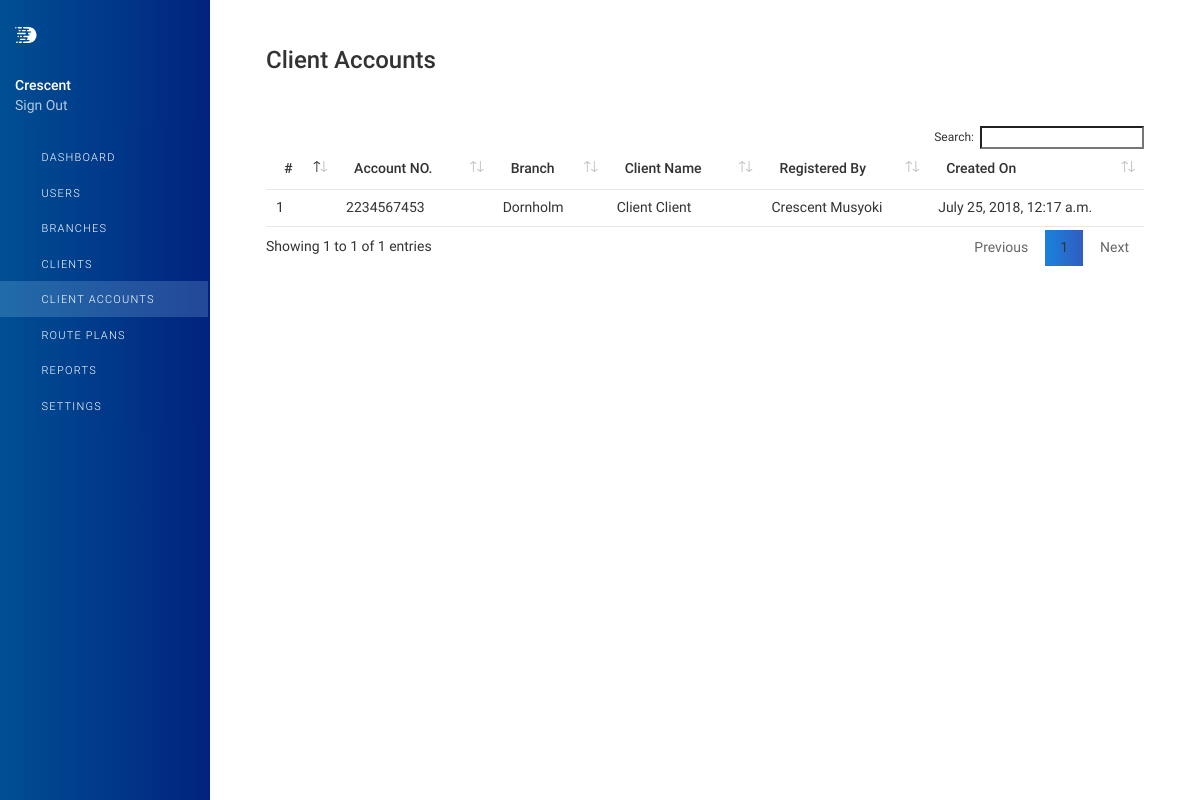
The page /clients/accounts/ (signed in) on the database its author committed.
### dashcodrf/models.py (models this page shows, shortened)
class Account(models.Model):
    client = models.ForeignKey(Client, on_delete=models.CASCADE)
    branch = models.ForeignKey(Branch, on_delete=models.CASCADE)
    account_number = models.IntegerField(unique=True)
    created_by = models.ForeignKey(User, models.CASCADE, related_name='opened_by')
    added_on = models.DateTimeField(auto_now_add=True)
    status = models.BooleanField(default=True)
    slug = models.SlugField(max_length=128, db_index=True)

class Branch(models.Model):
    name = models.CharField(max_length=55, unique=True)
    created_by = models.ForeignKey(User, models.CASCADE)
    added_on = models.DateTimeField(auto_now_add=True)
    status = models.BooleanField(default=True)
    slug = models.SlugField(max_length=128, db_index=True)

class Client(models.Model):
    first_name = models.CharField(max_length=15)
    last_name = models.CharField(max_length=15)
    phone_number = models.CharField(max_length=12, unique=True)
    email = models.CharField(max_length=128, unique=True)
    dob = models.DateField()
    national_id = models.IntegerField(unique=True)
    added_on = models.DateTimeField(auto_now_add=True)
    status = models.BooleanField(default=True)
    slug = models.SlugField(max_length=128, db_index=True)

### dashcodrf/views.py (the view)
# urls.py: path('clients/accounts/', Accounts.as_view(), name='clients_accounts'),
@method_decorator(login_required, name='get')
class Accounts(View):
    template_name = 'accounts/accounts.html'
    context = {'accounts_active': True}
    def get(self, request):
        self.context['accounts'] = Account.objects.all()
        return render(request, self.template_name, self.context)

### templates/accounts/accounts.html (shortened to what this page needs)
{% extends 'base.html' %}
{% load static %}
{% block content %}
    <header class="page-title-bar">
        <div class="d-md-flex align-items-md-start">
            <h1 class="page-title mr-sm-auto"> Client Accounts </h1>
        </div>
    </header>
    {% if accounts %}
        <div class="page-section">
            <table id="myTable" class="table">
                <thead>
                <tr>
                    <th>#</th>
                    <th>Account NO.</th>
                    <th>Branch</th>
                    <th>Client Name</th>
                    <th>Registered By</th>
                    <th>Created On</th>
                </tr>
                </thead>
                <tbody>
                {% for account in accounts %}
                    <tr class="click-row" data-url="">
                        <td>{{ account.id }}</td>
                        <td class="align-middle"> {{ account.account_number }}</td>
                        <td class="align-middle"> {{ account.branch.name }}</td>
                        <td class="align-middle"> {{ account.client.first_name }} {{ account.client.last_name }} </td>
                        <td class="align-middle"> {{ account.created_by.first_name }} {{ account.created_by.last_name }} </td>
                        <td class="align-middle"> {{ account.added_on }}</td>
                    </tr>
                {% endfor %}
                </tbody>
            </table>
        </div>
    {% endif %}
{% endblock %}

### templates/base.html (shortened to what this page needs)
<!DOCTYPE html>
<html lang="en">
<head>
    {% load static %}
    {% load humanize %}
    <link rel="stylesheet" href="{% static 'assets/fonts/feather/feather.min.css' %}">
    <link rel="stylesheet" href="{% static 'assets/vendor/bootstrap/css/bootstrap.min.css' %}">
    <link rel="stylesheet" href="{% static 'assets/vendor/open-iconic/css/open-iconic-bootstrap.min.css' %}">
    <link rel="stylesheet" href="{% static 'assets/vendor/font-awesome/css/fontawesome-all.min.css' %}">
    <link rel="stylesheet" href="{% static 'assets/vendor/flatpickr/flatpickr.min.css' %}">
    <link rel="stylesheet" href="{% static 'assets/stylesheets/tables.css' %}">
    <link rel="stylesheet" href="{% static 'assets/stylesheets/buttons.css' %}">
    <link rel="stylesheet" href="{% static 'assets/vendor/select2/css/select2.min.css' %}">
    <link rel="stylesheet" href="{% static 'assets/stylesheets/main.min.css' %}">
    <link rel="stylesheet" href="{% static 'assets/stylesheets/custom.css' %}">
</head>
<body>
<div class="app">
    <aside class="app-aside">
        <div class="aside-content">
            <header class="aside-header">
                <a href="{% url 'index' %}">
                    <div>
                        <img class="app-logo" src="{% static 'assets/images/logo.svg' %}" alt="...">
                    </div>
                </a>
                <div class="wrap-menu">
                    <div class="navbar__merchant">{{ request.user.username|capfirst }}</div>
                    <a class="dashboard-navigation__toolbar-item" href="{% url 'account_logout' %}">Sign Out</a>
                </div>
            </header>
            <section class="aside-menu has-scrollable">
                <nav id="stacked-menu" class="stacked-menu">
                    <ul class="menu">
                        <li class="menu-item {% if index_active %}has-active{% endif %}">
                            <a href="{% url 'index' %}" class="menu-link">
                                <span class="menu-icon fe fe-home"></span>
                                <span class="menu-text">Dashboard</span>
                            </a>
                        </li>
                        <li class="menu-item {% if users_active %}has-active{% endif %}">
                            <a href="{% url 'users' %}" class="menu-link">
                                <span class="menu-icon fe fe-user"></span>
                                <span class="menu-text">Users</span>
                            </a>
                        </li>
                        <li class="menu-item {% if branches_active %}has-active{% endif %}">
                            <a href="{% url 'branches' %}" class="menu-link">
                                <span class="menu-icon fe fe-archive"></span>
                                <span class="menu-text">Branches</span>
                            </a>
                        </li>
                        <li class="menu-item {% if clients_active %}has-active{% endif %}">
                            <a href="{% url 'client' %}" class="menu-link">
                                <span class="menu-icon fe fe-users"></span>
                                <span class="menu-text">Clients</span>
                            </a>
                        </li>
                        <li class="menu-item {% if accounts_active %}has-active{% endif %}">
                            <a href="{% url 'clients_accounts' %}" class="menu-link">
                                <span class="menu-icon fe fe-lock"></span>
                                <span class="menu-text">Client Accounts</span>
                            </a>
                        </li>
                        <li class="menu-item {% if plans_active %}has-active{% endif %}">
                            <a href="{% url 'plans' %}" class="menu-link">
                                <span class="menu-icon fe fe-calendar"></span>
                                <span class="menu-text">Route Plans</span>
                            </a>
                        </li>
                        <li class="menu-item {% if reports_active %}has-active{% endif %}">
                            <a href="{% url 'reports' %}" class="menu-link">
                                <span class="menu-icon fe fe-pie-chart"></span>
                                <span class="menu-text">Reports</span>
                            </a>
                        </li>
                        <li class="menu-item {% if settings_active %}has-active{% endif %}">
                            <a href="{% url 'settings' %}" class="menu-link">
                                <span class="menu-icon fe fe-settings"></span>
                                <span class="menu-text">Settings</span>
                            </a>
                        </li>
                    </ul>
                </nav>
            </section>
        </div>
    </aside>
    <main class="app-main">
        <div class="wrapper">
            <div class="page">
                <div class="page-inner">
                    {% block content %}{% endblock %}
                </div>
            </div>
        </div>
    </main>
</div>
</body>
</html>

### dashcodrf/static/assets/stylesheets/tables.css (style rules this page uses)
table.dataTable { width: 100%; margin: 0 auto; clear: both; border-collapse: separate; border-spacing: 0 }
table.dataTable thead th, table.dataTable tfoot th { font-weight: bold }
table.dataTable thead th, table.dataTable thead td { padding: 10px 18px; border-bottom: 0 solid #e8e8e9; font-weight: 500; }
table.dataTable thead .sorting, table.dataTable thead .sorting_asc, table.dataTable thead .sorting_desc, table.dataTable thead .sorting_asc_disabled, table.dataTable thead .sorting_desc_disabled { cursor: pointer; *cursor: hand; background-repeat: no-repeat; background-position: center right }
table.dataTable tbody tr { background-color: #ffffff }
table.dataTable tbody th, table.dataTable tbody td { padding: 8px 10px }
table.dataTable.no-footer { border-bottom: 1px solid #e8e8e9 }
table.dataTable, table.dataTable th, table.dataTable td { box-sizing: content-box }

### dashcodrf/static/assets/stylesheets/custom.css (style rules this page uses)
body, html { font: 14px/1.42857 "Dash", "helvetica neue", helvetica, arial, sans-serif; font-weight: 400; -moz-osx-font-smoothing: grayscale; text-rendering: optimizeLegibility; background-color: #ffffff; color: #333; }
.app-main { padding-top: 0; }
.app-aside { top: 0; }
.stacked-menu, .aside-menu { background: linear-gradient(90deg, #004f94, #01237e); border-right: 1px solid #01237e; }
.aside-header { background: linear-gradient(90deg, #004f94, #01237e); box-shadow: none; }
.stacked-menu .menu-link > .menu-icon { color: #fff; }
.stacked-menu .menu-link { padding-top: 8px; padding-bottom: 8px; font-size: 11px; letter-spacing: 1.2px; font-weight: 300; text-transform: uppercase; -webkit-font-smoothing: subpixel-antialiased; -moz-osx-font-smoothing: auto; }
.stacked-menu > .menu > .menu-item > .menu-link { color: #ffffff; }
.stacked-menu > .menu > .menu-item > .menu-link:hover, .stacked-menu > .menu > .menu-item.has-active > .menu-link { color: #fff; background-color: rgba(169, 221, 252, .2); text-decoration: none; }
.stacked-menu .menu-item.has-active:not(.has-child) > .menu-link { font-weight: 500; }
.stacked-menu .menu-item.has-active > .menu-link .menu-icon, .stacked-menu .menu-link:focus .menu-icon, .stacked-menu .menu-link:hover .menu-icon { color: #fff; }
.stacked-menu .menu-item.has-active:not(.has-child) > .menu-link { font-weight: 300; }
.app-logo { cursor: pointer; padding: 3px 0; width: 22px; height: 22px; margin: 24px 15px 20px; display: block; }
.wrap-menu { padding: 10px 15px 10px; font-size: 14px; }
.navbar__merchant { padding: 0; font-weight: 500; line-height: 1.4; color: #fff; max-width: 100%; overflow: hidden; text-overflow: ellipsis; white-space: nowrap; }
.dashboard-navigation__toolbar-item, .dashboard-navigation__toolbar-item:hover, .dashboard-navigation__toolbar-item:focus { display: block; color: #ffffff; opacity: .7; line-height: 1.4; text-decoration: none; overflow: hidden; text-overflow: ellipsis; white-space: nowrap; }
.page-title { font-size: 24px; font-weight: 500; margin-top: 25px; margin-bottom: 30px; }
.table thead th { font-weight: 400; }
@media (min-width: 576px) { .page-inner { padding-right: 2rem; padding-left: 2rem; } }
@media (min-width: 992px) { .page-inner { padding-right: 4rem; padding-left: 4rem; } }
.click-row { cursor: pointer; }
tr.click-row { cursor: pointer; }
.page { min-height: calc(100vh - 0rem); }
.app-aside { border-right: none; }

### rows shown on the page
Account: id "1", account_number "2234567453", branch.name "Dornholm", client.first_name "Client", client.last_name "Client", created_by.first_name "Crescent", created_by.last_name "Musyoki", added_on "July 25, 2018, 12:17 a.m."

### other values the page prints
{{ request.user.username|capfirst }} "Crescent"
